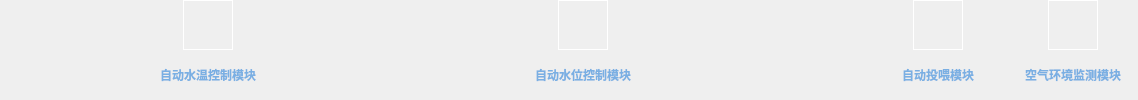
       <widget class="QWidget" name="widget_8" native="true">
        <layout class="QHBoxLayout" name="horizontalLayout_29">
         <property name="spacing">
          <number>5</number>
         </property>
         <property name="leftMargin">
          <number>0</number>
         </property>
         <property name="topMargin">
          <number>0</number>
         </property>
         <property name="rightMargin">
          <number>0</number>
         </property>
         <property name="bottomMargin">
          <number>0</number>
         </property>
         <item>
          <spacer name="horizontalSpacer_59">
           <property name="orientation">
            <enum>Qt::Horizontal</enum>
           </property>
           <property name="sizeHint" stdset="0">
            <size>
             <width>63</width>
             <height>20</height>
            </size>
           </property>
          </spacer>
         </item>
         <item>
          <spacer name="horizontalSpacer_2">
           <property name="orientation">
            <enum>Qt::Horizontal</enum>
           </property>
           <property name="sizeType">
            <enum>QSizePolicy::Minimum</enum>
           </property>
           <property name="sizeHint" stdset="0">
            <size>
             <width>80</width>
             <height>20</height>
            </size>
           </property>
          </spacer>
         </item>
         <item>
          <layout class="QVBoxLayout" name="verticalLayout_18">
           <property name="spacing">
            <number>0</number>
           </property>
           <item>
            <layout class="QHBoxLayout" name="horizontalLayout_12">
             <item>
              <spacer name="horizontalSpacer_17">
               <property name="orientation">
                <enum>Qt::Horizontal</enum>
               </property>
               <property name="sizeHint" stdset="0">
                <size>
                 <width>40</width>
                 <height>20</height>
                </size>
               </property>
              </spacer>
             </item>
             <item>
              <widget class="myPoint" name="autoSWKZmodule" native="true">
               <property name="minimumSize">
                <size>
                 <width>50</width>
                 <height>50</height>
                </size>
               </property>
               <property name="maximumSize">
                <size>
                 <width>50</width>
                 <height>50</height>
                </size>
               </property>
               <property name="styleSheet">
                <string notr="true">border:1px solid white;</string>
               </property>
              </widget>
             </item>
             <item>
              <spacer name="horizontalSpacer_18">
               <property name="orientation">
                <enum>Qt::Horizontal</enum>
               </property>
               <property name="sizeHint" stdset="0">
                <size>
                 <width>40</width>
                 <height>20</height>
                </size>
               </property>
              </spacer>
             </item>
            </layout>
           </item>
           <item>
            <widget class="QLabel" name="label_4">
             <property name="styleSheet">
              <string notr="true">QLabel
{
color: rgb(122,175,227);
font: 13pt &quot;楷体&quot;;
font-weight:bold;
}</string>
             </property>
             <property name="text">
              <string>自动水温控制模块</string>
             </property>
             <property name="alignment">
              <set>Qt::AlignCenter</set>
             </property>
            </widget>
           </item>
          </layout>
         </item>
         <item>
          <spacer name="horizontalSpacer_60">
           <property name="orientation">
            <enum>Qt::Horizontal</enum>
           </property>
           <property name="sizeType">
            <enum>QSizePolicy::Minimum</enum>
           </property>
           <property name="sizeHint" stdset="0">
            <size>
             <width>240</width>
             <height>20</height>
            </size>
           </property>
          </spacer>
         </item>
         <item>
          <layout class="QVBoxLayout" name="verticalLayout_19">
           <property name="spacing">
            <number>0</number>
           </property>
           <item>
            <layout class="QHBoxLayout" name="horizontalLayout_13">
             <item>
              <spacer name="horizontalSpacer_19">
               <property name="orientation">
                <enum>Qt::Horizontal</enum>
               </property>
               <property name="sizeHint" stdset="0">
                <size>
                 <width>40</width>
                 <height>20</height>
                </size>
               </property>
              </spacer>
             </item>
             <item>
              <widget class="myPoint" name="autoSWKZmodule_2" native="true">
               <property name="minimumSize">
                <size>
                 <width>50</width>
                 <height>50</height>
                </size>
               </property>
               <property name="maximumSize">
                <size>
                 <width>50</width>
                 <height>50</height>
                </size>
               </property>
               <property name="styleSheet">
                <string notr="true">border:1px solid white;</string>
               </property>
              </widget>
             </item>
             <item>
              <spacer name="horizontalSpacer_20">
               <property name="orientation">
                <enum>Qt::Horizontal</enum>
               </property>
               <property name="sizeHint" stdset="0">
                <size>
                 <width>40</width>
                 <height>20</height>
                </size>
               </property>
              </spacer>
             </item>
            </layout>
           </item>
           <item>
            <widget class="QLabel" name="label_5">
             <property name="styleSheet">
              <string notr="true">QLabel
{
color: rgb(122,175,227);
font: 13pt &quot;楷体&quot;;
font-weight:bold;
}</string>
             </property>
             <property name="text">
              <string>自动水位控制模块</string>
             </property>
             <property name="alignment">
              <set>Qt::AlignCenter</set>
             </property>
            </widget>
           </item>
          </layout>
         </item>
         <item>
          <spacer name="horizontalSpacer_61">
           <property name="orientation">
            <enum>Qt::Horizontal</enum>
           </property>
           <property name="sizeType">
            <enum>QSizePolicy::Minimum</enum>
           </property>
           <property name="sizeHint" stdset="0">
            <size>
             <width>220</width>
             <height>20</height>
            </size>
           </property>
          </spacer>
         </item>
         <item>
          <layout class="QVBoxLayout" name="verticalLayout_21">
           <property name="spacing">
            <number>0</number>
           </property>
           <item>
            <layout class="QHBoxLayout" name="horizontalLayout_15">
             <item>
              <spacer name="horizontalSpacer_23">
               <property name="orientation">
                <enum>Qt::Horizontal</enum>
               </property>
               <property name="sizeHint" stdset="0">
                <size>
                 <width>40</width>
                 <height>20</height>
                </size>
               </property>
              </spacer>
             </item>
             <item>
              <widget class="myPoint" name="autoTWmodule" native="true">
               <property name="minimumSize">
                <size>
                 <width>50</width>
                 <height>50</height>
                </size>
               </property>
               <property name="maximumSize">
                <size>
                 <width>50</width>
                 <height>50</height>
                </size>
               </property>
               <property name="styleSheet">
                <string notr="true">border:1px solid white;</string>
               </property>
              </widget>
             </item>
             <item>
              <spacer name="horizontalSpacer_24">
               <property name="orientation">
                <enum>Qt::Horizontal</enum>
               </property>
               <property name="sizeHint" stdset="0">
                <size>
                 <width>40</width>
                 <height>20</height>
                </size>
               </property>
              </spacer>
             </item>
            </layout>
           </item>
           <item>
            <widget class="QLabel" name="label_6">
             <property name="styleSheet">
              <string notr="true">QLabel
{
color: rgb(122,175,227);
font: 13pt &quot;楷体&quot;;
font-weight:bold;
}</string>
             </property>
             <property name="text">
              <string>自动投喂模块</string>
             </property>
             <property name="alignment">
              <set>Qt::AlignCenter</set>
             </property>
            </widget>
           </item>
          </layout>
         </item>
         <item>
          <layout class="QVBoxLayout" name="verticalLayout_20">
           <property name="spacing">
            <number>0</number>
           </property>
           <item>
            <layout class="QHBoxLayout" name="horizontalLayout_14">
             <item>
              <spacer name="horizontalSpacer_21">
               <property name="orientation">
                <enum>Qt::Horizontal</enum>
               </property>
               <property name="sizeHint" stdset="0">
                <size>
                 <width>40</width>
                 <height>20</height>
                </size>
               </property>
              </spacer>
             </item>
             <item>
              <widget class="myPoint" name="KQHJJCmodule" native="true">
               <property name="minimumSize">
                <size>
                 <width>50</width>
                 <height>50</height>
                </size>
               </property>
               <property name="maximumSize">
                <size>
                 <width>50</width>
                 <height>50</height>
                </size>
               </property>
               <property name="styleSheet">
                <string notr="true">border:1px solid white;</string>
               </property>
              </widget>
             </item>
             <item>
              <spacer name="horizontalSpacer_22">
               <property name="orientation">
                <enum>Qt::Horizontal</enum>
               </property>
               <property name="sizeHint" stdset="0">
                <size>
                 <width>40</width>
                 <height>20</height>
                </size>
               </property>
              </spacer>
             </item>
            </layout>
           </item>
           <item>
            <widget class="QLabel" name="label_7">
             <property name="styleSheet">
              <string notr="true">QLabel
{
color: rgb(122,175,227);
font: 13pt &quot;楷体&quot;;
font-weight:bold;
}</string>
             </property>
             <property name="text">
              <string>空气环境监测模块</string>
             </property>
             <property name="alignment">
              <set>Qt::AlignCenter</set>
             </property>
            </widget>
           </item>
          </layout>
         </item>
        </layout>
       </widget>
